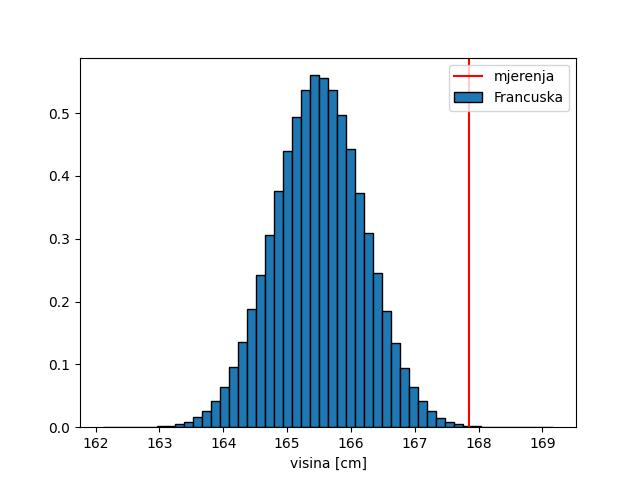

Python code for this plot:
import numpy as np
import matplotlib.pyplot as plt
import random as rn
from scipy import stats
import uproot
import awkward as ak
from scipy.special import erfcinv

'''H0_data=[]
j=0
while j<1000000:
    i=0
    x=0
    while i<100:
        x+=np.random.normal(165.5, 7.1)
        i+=1
    x=x/100
    H0_data.append(x)
    j+=1'''

H0_data=[
    np.mean(np.random.normal(loc=165.5, scale=7.1, size=100))
    for _ in range(1000000)]
H0_data = np.array(H0_data)

file=uproot.open("/home/public/data/Height/Height.root")
heights=file["Tree/height"].array()
m=ak.sum(heights)/len(heights)

count=0
for k in H0_data:
    if k>m:
        count+=1

p=count/len(H0_data)
z_score = np.sqrt(2) * erfcinv(2 * p)
print(p)
print(z_score)

plt.axvline(x=m, color='red', label='mjerenja')
plt.hist(H0_data, bins=50, edgecolor='black', label='Francuska')
plt.legend(loc=1)
plt.xlabel('visina [cm]')
plt.savefig("zd1.jpg")